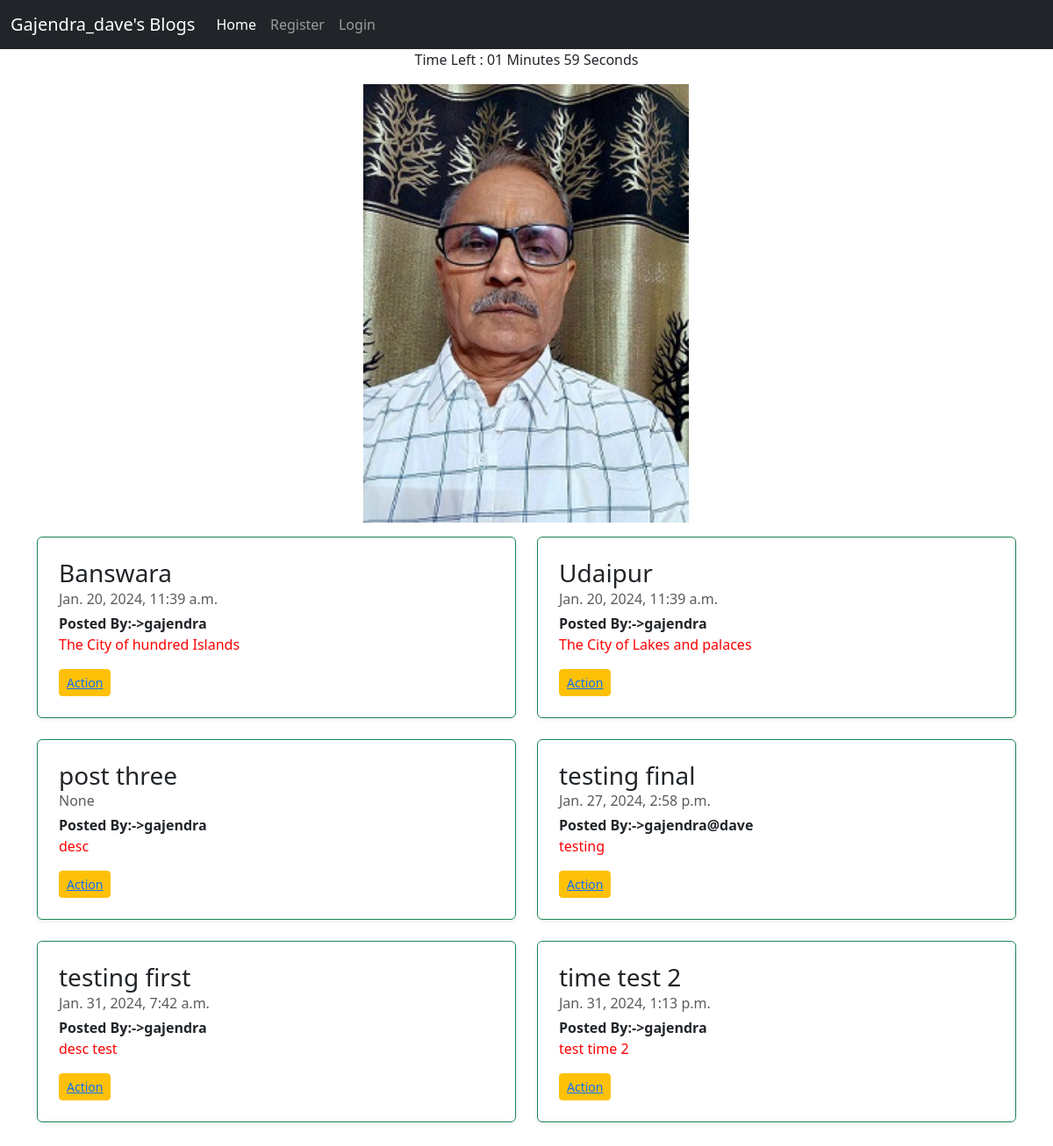
The page / on the database its author committed.
### myapp/models.py (models this page shows, shortened)
class Blog(models.Model):
    user_id = models.ForeignKey(User,on_delete=models.CASCADE)
    title = models.CharField(max_length=150)
    desc = models.TextField(null=False)
    date = models.DateTimeField(default=datetime.now,null=True)

### myapp/views.py (the view)
# urls.py: path('',views.index,name='index'),
def index(request):
    blog = Blog.objects.all()
    return render(request, 'home.html', {'blogs': blog})

### templates/home.html (shortened to what this page needs)
{% extends 'base.html' %}
{% block body %}
{% load static %}
<div class="col-md-7  offset-4 ">
 <img src="{% static 'img/gk1.jpeg' %}" alt="blog" style='width: 57%; height: 500px;'>
</div>
<div class="row mb-2 my-3">
  {% for blog in blogs %}
  <div class="col-md-6">
    <div class="row g-0 border border-success rounded overflow-hidden flex-md-row mb-4 shadow-sm h-md-250 position-relative">
      <div class="col p-4 d-flex flex-column position-static">
        <h3 class="mb-0">{{blog.title}}</h3>
        <div class="mb-1 text-body-secondary">{{blog.date}}</div>
       <b>Posted By:->{{blog.user_id.username }} </b>
        <p class="card-text mb-auto " style = 'color:red;'>{{blog.desc}}</p>
        <div> <button class="btn btn-warning btn-sm mt-3"><a href="blog_detail/{{blog.id}}" >
          Action
        </a></button></div>
      </div>
    </div>
  </div>
  {% endfor %}
</div>
{% endblock body %}

### rows shown on the page
Blog: title "Banswara", date "Jan. 20, 2024, 11:39 a.m.", user_id.username "gajendra", desc "The City of hundred Islands"
Blog: title "Udaipur", date "Jan. 20, 2024, 11:39 a.m.", user_id.username "gajendra", desc "The City of Lakes and palaces"
Blog: title "post three", date "None", user_id.username "gajendra", desc "desc"
Blog: title "testing final", date "Jan. 27, 2024, 2:58 p.m.", user_id.username "gajendra@dave", desc "testing"
Blog: title "testing first", date "Jan. 31, 2024, 7:42 a.m.", user_id.username "gajendra", desc "desc test"
Blog: title "time test 2", date "Jan. 31, 2024, 1:13 p.m.", user_id.username "gajendra", desc "test time 2"
